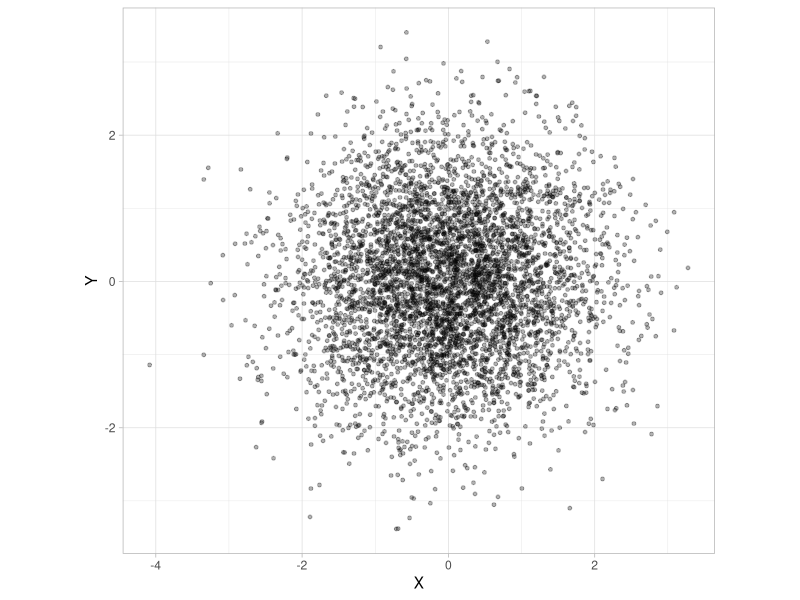

R code for this plot:
library(tidyverse)

woozle04 <- data.frame(X=rnorm(5000),Y=rnorm(5000))

woozle04 %>%
    ggplot(aes(X,Y)) +
    geom_point(size=1,alpha=0.3) +
    coord_fixed() +
    theme_light()